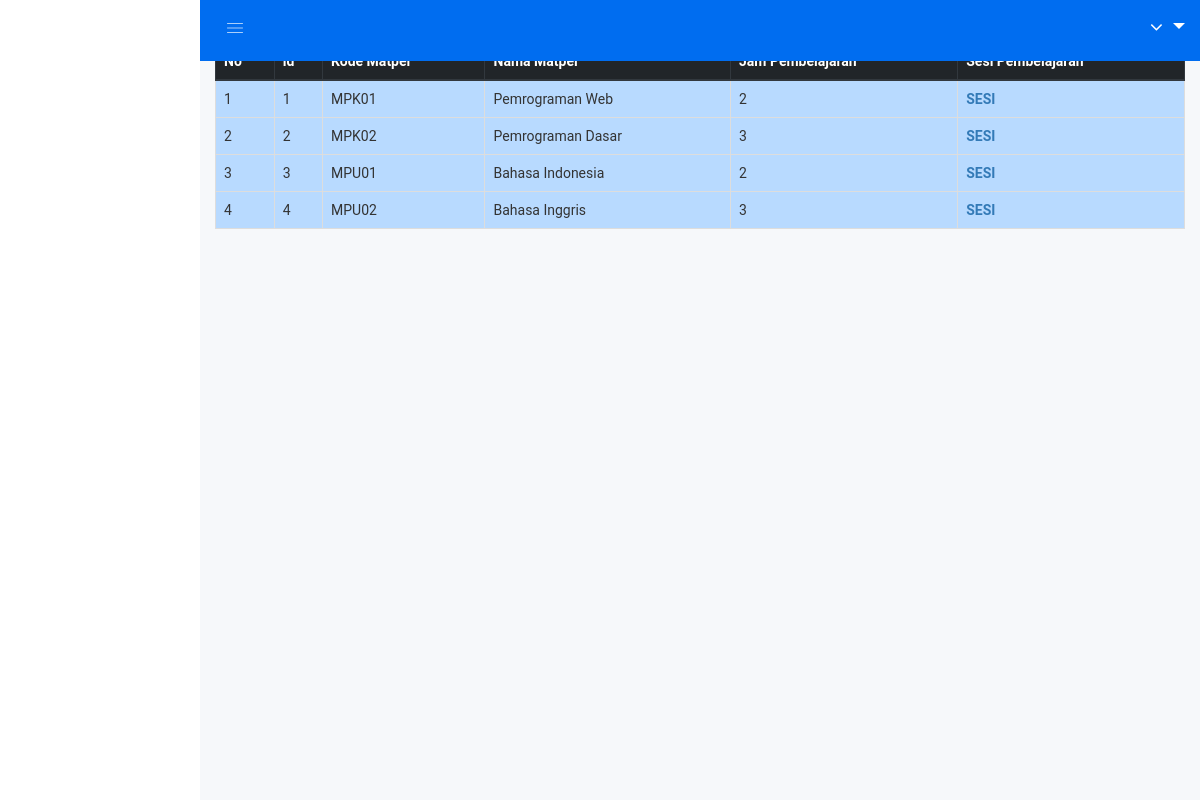
/index.php/c_matpel, run on the app's committed database.
### tables this page shows
CREATE TABLE IF NOT EXISTS `mata_pelajaran` (
  `id` tinyint(1) NOT NULL AUTO_INCREMENT,
  `kd_Mapel` char(10) NOT NULL,
  `Nama_Mapel` varchar(100) NOT NULL,
  `Jam_Pembelajaran` tinyint(1) UNSIGNED NOT NULL,
  PRIMARY KEY (`id`),
  UNIQUE KEY `kd_Mapel` (`kd_Mapel`) USING BTREE
);

### application/controllers/C_matpel.php (called while the page is built, shortened)
<?php
class C_matpel extends CI_Controller {
public function index()
  {
      $this->load->model('M_Mata_Pelajaran');
      $data['mata_pelajaran'] = $this->M_Mata_Pelajaran->getAll()->result();
      $this->load->view('V_Mata_Pelajaran/V_matpelList', $data);
  }
}

### index.php (called while the page is built, shortened)
<?php
require_once BASEPATH.'core/CodeIgniter.php';

### application/models/M_Mata_Pelajaran.php (called while the page is built, shortened)
<?php
class M_Mata_Pelajaran extends CI_Model {
  public function getAll()
  {
    $this->db->select('*');
    $this->db->from('mata_pelajaran');
    return  $this->db->get();
  }
}
?>

### application/views/V_Mata_Pelajaran/V_matpelList.php (the view, shortened to what this page needs)
<!doctype html>
<html class="no-js" lang="en">
<head>
</head>
<body>
    <div class="all-content-wrapper">
            <div class="container-fluid">
                <div class="row">
                    <div class="col-lg-12 col-md-12 col-sm-12 col-xs-12">
                      <h1 align ="center">Mata Pelajaran</h1>
                      <table class="table table-bordered table-hover" align ="center">
                        <thead class="thead-dark">
                            <tr>
                              <th>No</th>
                              <th>id</th>
                              <th>Kode Matpel</th>
                              <th>Nama Matpel</th>
                              <th>Jam Pembelajaran</th>
                              <th>Sesi Pembelajaran</th>
                            </tr>
                        </thead>
                        <tbody>
                        <?php $no = 1; foreach ($mata_pelajaran as $column) { ?>
                          <tr class="table-primary">
                            <td><?php echo $no; ?></td>
                            <td><?php echo $column->id; ?></td>
                            <td><?php echo $column->kd_Mapel; ?></td>
                            <td><?php echo $column->Nama_Mapel; ?></td>
                            <td><?php echo $column->Jam_Pembelajaran; ?></td>
                             <th>
                                <a href="<?php echo site_url('C_matpel/sesi/'.($column->kd_Mapel)); ?>">SESI</a>
                            </th>
                          </tr>
                        <?php
                          $no++;
                          }
                        ?>
                        </tbody>
                      </table>
                </div>
            </div>
        </div>
    </div>
</body>
</html>

### assets/css/main.css (style rules this page uses)
html { color: #222; font-size: 1em; line-height: 1.4; }

### data on the page
mata_pelajaran: id "1", kd_Mapel "MPK01", Nama_Mapel "Pemrograman Web", Jam_Pembelajaran "2"
mata_pelajaran: id "2", kd_Mapel "MPK02", Nama_Mapel "Pemrograman Dasar", Jam_Pembelajaran "3"
mata_pelajaran: id "3", kd_Mapel "MPU01", Nama_Mapel "Bahasa Indonesia", Jam_Pembelajaran "2"
mata_pelajaran: id "4", kd_Mapel "MPU02", Nama_Mapel "Bahasa Inggris", Jam_Pembelajaran "3"
